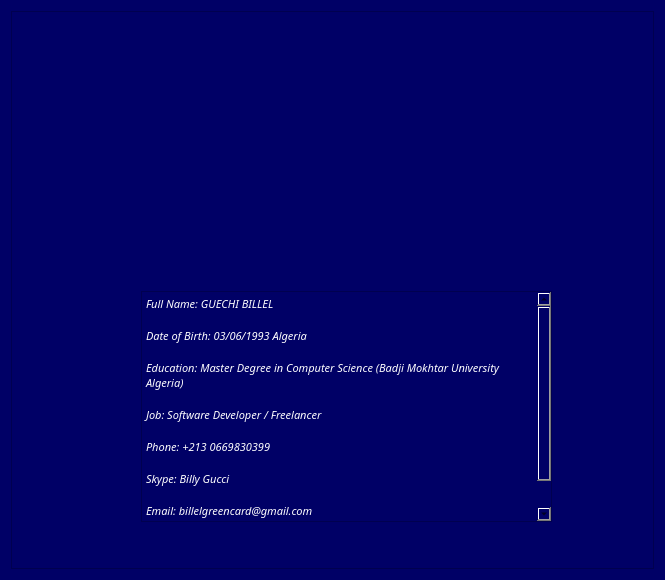
<?xml version="1.0" encoding="UTF-8"?>
<ui version="4.0">
 <class>FormAbout</class>
 <widget class="QWidget" name="FormAbout">
  <property name="geometry">
   <rect>
    <x>0</x>
    <y>0</y>
    <width>665</width>
    <height>580</height>
   </rect>
  </property>
  <property name="windowTitle">
   <string>Form</string>
  </property>
  <property name="styleSheet">
   <string notr="true">background-color: rgb(0, 0, 102);</string>
  </property>
  <layout class="QVBoxLayout" name="verticalLayout">
   <item>
    <widget class="QFrame" name="frame">
     <property name="frameShape">
      <enum>QFrame::StyledPanel</enum>
     </property>
     <property name="frameShadow">
      <enum>QFrame::Raised</enum>
     </property>
     <widget class="QLabel" name="py_photo">
      <property name="geometry">
       <rect>
        <x>210</x>
        <y>20</y>
        <width>221</width>
        <height>221</height>
       </rect>
      </property>
      <property name="text">
       <string/>
      </property>
      <property name="pixmap">
       <pixmap>Icons/Skype.jpg</pixmap>
      </property>
      <property name="scaledContents">
       <bool>true</bool>
      </property>
     </widget>
     <widget class="QTextBrowser" name="textBrowser">
      <property name="geometry">
       <rect>
        <x>130</x>
        <y>280</y>
        <width>411</width>
        <height>231</height>
       </rect>
      </property>
      <property name="palette">
       <palette>
        <active>
         <colorrole role="Button">
          <brush brushstyle="SolidPattern">
           <color alpha="255">
            <red>0</red>
            <green>0</green>
            <blue>102</blue>
           </color>
          </brush>
         </colorrole>
         <colorrole role="Text">
          <brush brushstyle="SolidPattern">
           <color alpha="255">
            <red>255</red>
            <green>255</green>
            <blue>255</blue>
           </color>
          </brush>
         </colorrole>
         <colorrole role="Base">
          <brush brushstyle="SolidPattern">
           <color alpha="255">
            <red>0</red>
            <green>0</green>
            <blue>102</blue>
           </color>
          </brush>
         </colorrole>
         <colorrole role="Window">
          <brush brushstyle="SolidPattern">
           <color alpha="255">
            <red>0</red>
            <green>0</green>
            <blue>102</blue>
           </color>
          </brush>
         </colorrole>
         <colorrole role="PlaceholderText">
          <brush brushstyle="SolidPattern">
           <color alpha="128">
            <red>255</red>
            <green>255</green>
            <blue>255</blue>
           </color>
          </brush>
         </colorrole>
        </active>
        <inactive>
         <colorrole role="Button">
          <brush brushstyle="SolidPattern">
           <color alpha="255">
            <red>0</red>
            <green>0</green>
            <blue>102</blue>
           </color>
          </brush>
         </colorrole>
         <colorrole role="Text">
          <brush brushstyle="SolidPattern">
           <color alpha="255">
            <red>255</red>
            <green>255</green>
            <blue>255</blue>
           </color>
          </brush>
         </colorrole>
         <colorrole role="Base">
          <brush brushstyle="SolidPattern">
           <color alpha="255">
            <red>0</red>
            <green>0</green>
            <blue>102</blue>
           </color>
          </brush>
         </colorrole>
         <colorrole role="Window">
          <brush brushstyle="SolidPattern">
           <color alpha="255">
            <red>0</red>
            <green>0</green>
            <blue>102</blue>
           </color>
          </brush>
         </colorrole>
         <colorrole role="PlaceholderText">
          <brush brushstyle="SolidPattern">
           <color alpha="128">
            <red>255</red>
            <green>255</green>
            <blue>255</blue>
           </color>
          </brush>
         </colorrole>
        </inactive>
        <disabled>
         <colorrole role="Button">
          <brush brushstyle="SolidPattern">
           <color alpha="255">
            <red>0</red>
            <green>0</green>
            <blue>102</blue>
           </color>
          </brush>
         </colorrole>
         <colorrole role="Text">
          <brush brushstyle="SolidPattern">
           <color alpha="255">
            <red>120</red>
            <green>120</green>
            <blue>120</blue>
           </color>
          </brush>
         </colorrole>
         <colorrole role="Base">
          <brush brushstyle="SolidPattern">
           <color alpha="255">
            <red>0</red>
            <green>0</green>
            <blue>102</blue>
           </color>
          </brush>
         </colorrole>
         <colorrole role="Window">
          <brush brushstyle="SolidPattern">
           <color alpha="255">
            <red>0</red>
            <green>0</green>
            <blue>102</blue>
           </color>
          </brush>
         </colorrole>
         <colorrole role="PlaceholderText">
          <brush brushstyle="SolidPattern">
           <color alpha="128">
            <red>0</red>
            <green>0</green>
            <blue>0</blue>
           </color>
          </brush>
         </colorrole>
        </disabled>
       </palette>
      </property>
      <property name="font">
       <font>
        <family>Candara</family>
        <pointsize>10</pointsize>
        <weight>75</weight>
        <bold>true</bold>
       </font>
      </property>
      <property name="autoFillBackground">
       <bool>false</bool>
      </property>
      <property name="html">
       <string>&lt;!DOCTYPE HTML PUBLIC &quot;-//W3C//DTD HTML 4.0//EN&quot; &quot;http://www.w3.org/TR/REC-html40/strict.dtd&quot;&gt;
&lt;html&gt;&lt;head&gt;&lt;meta name=&quot;qrichtext&quot; content=&quot;1&quot; /&gt;&lt;style type=&quot;text/css&quot;&gt;
p, li { white-space: pre-wrap; }
&lt;/style&gt;&lt;/head&gt;&lt;body style=&quot; font-family:'Candara'; font-size:10pt; font-weight:600; font-style:normal;&quot;&gt;
&lt;p style=&quot; margin-top:0px; margin-bottom:0px; margin-left:0px; margin-right:0px; -qt-block-indent:0; text-indent:0px;&quot;&gt;&lt;span style=&quot; font-family:'MS Shell Dlg 2'; font-size:8pt; font-weight:400; font-style:italic;&quot;&gt;Full Name: GUECHI BILLEL&lt;/span&gt;&lt;/p&gt;
&lt;p style=&quot;-qt-paragraph-type:empty; margin-top:0px; margin-bottom:0px; margin-left:0px; margin-right:0px; -qt-block-indent:0; text-indent:0px; font-family:'MS Shell Dlg 2'; font-size:8pt; font-weight:400; font-style:italic;&quot;&gt;&lt;br /&gt;&lt;/p&gt;
&lt;p style=&quot; margin-top:0px; margin-bottom:0px; margin-left:0px; margin-right:0px; -qt-block-indent:0; text-indent:0px;&quot;&gt;&lt;span style=&quot; font-family:'MS Shell Dlg 2'; font-size:8pt; font-weight:400; font-style:italic;&quot;&gt;Date of Birth: 03/06/1993 Algeria&lt;/span&gt;&lt;/p&gt;
&lt;p style=&quot;-qt-paragraph-type:empty; margin-top:0px; margin-bottom:0px; margin-left:0px; margin-right:0px; -qt-block-indent:0; text-indent:0px; font-family:'MS Shell Dlg 2'; font-size:8pt; font-weight:400; font-style:italic;&quot;&gt;&lt;br /&gt;&lt;/p&gt;
&lt;p style=&quot; margin-top:0px; margin-bottom:0px; margin-left:0px; margin-right:0px; -qt-block-indent:0; text-indent:0px;&quot;&gt;&lt;span style=&quot; font-family:'MS Shell Dlg 2'; font-size:8pt; font-weight:400; font-style:italic;&quot;&gt;Education: Master Degree in Computer Science (Badji Mokhtar University Algeria)&lt;/span&gt;&lt;/p&gt;
&lt;p style=&quot;-qt-paragraph-type:empty; margin-top:0px; margin-bottom:0px; margin-left:0px; margin-right:0px; -qt-block-indent:0; text-indent:0px; font-family:'MS Shell Dlg 2'; font-size:8pt; font-weight:400; font-style:italic;&quot;&gt;&lt;br /&gt;&lt;/p&gt;
&lt;p style=&quot; margin-top:0px; margin-bottom:0px; margin-left:0px; margin-right:0px; -qt-block-indent:0; text-indent:0px;&quot;&gt;&lt;span style=&quot; font-family:'MS Shell Dlg 2'; font-size:8pt; font-weight:400; font-style:italic;&quot;&gt;Job: Software Developer / Freelancer&lt;/span&gt;&lt;/p&gt;
&lt;p style=&quot;-qt-paragraph-type:empty; margin-top:0px; margin-bottom:0px; margin-left:0px; margin-right:0px; -qt-block-indent:0; text-indent:0px; font-family:'MS Shell Dlg 2'; font-size:8pt; font-weight:400; font-style:italic;&quot;&gt;&lt;br /&gt;&lt;/p&gt;
&lt;p style=&quot; margin-top:0px; margin-bottom:0px; margin-left:0px; margin-right:0px; -qt-block-indent:0; text-indent:0px;&quot;&gt;&lt;span style=&quot; font-family:'MS Shell Dlg 2'; font-size:8pt; font-weight:400; font-style:italic;&quot;&gt;Phone: +213 0669830399&lt;/span&gt;&lt;/p&gt;
&lt;p style=&quot;-qt-paragraph-type:empty; margin-top:0px; margin-bottom:0px; margin-left:0px; margin-right:0px; -qt-block-indent:0; text-indent:0px; font-family:'MS Shell Dlg 2'; font-size:8pt; font-weight:400; font-style:italic;&quot;&gt;&lt;br /&gt;&lt;/p&gt;
&lt;p style=&quot; margin-top:0px; margin-bottom:0px; margin-left:0px; margin-right:0px; -qt-block-indent:0; text-indent:0px;&quot;&gt;&lt;span style=&quot; font-family:'MS Shell Dlg 2'; font-size:8pt; font-weight:400; font-style:italic;&quot;&gt;Skype: Billy Gucci&lt;/span&gt;&lt;/p&gt;
&lt;p style=&quot;-qt-paragraph-type:empty; margin-top:0px; margin-bottom:0px; margin-left:0px; margin-right:0px; -qt-block-indent:0; text-indent:0px; font-family:'MS Shell Dlg 2'; font-size:8pt; font-weight:400; font-style:italic;&quot;&gt;&lt;br /&gt;&lt;/p&gt;
&lt;p style=&quot; margin-top:0px; margin-bottom:0px; margin-left:0px; margin-right:0px; -qt-block-indent:0; text-indent:0px;&quot;&gt;&lt;span style=&quot; font-family:'MS Shell Dlg 2'; font-size:8pt; font-weight:400; font-style:italic;&quot;&gt;Email: billelgreencard@gmail.com&lt;/span&gt;&lt;/p&gt;
&lt;p style=&quot;-qt-paragraph-type:empty; margin-top:0px; margin-bottom:0px; margin-left:0px; margin-right:0px; -qt-block-indent:0; text-indent:0px; font-family:'MS Shell Dlg 2'; font-size:8pt; font-weight:400; font-style:italic;&quot;&gt;&lt;br /&gt;&lt;/p&gt;
&lt;p style=&quot; margin-top:0px; margin-bottom:0px; margin-left:0px; margin-right:0px; -qt-block-indent:0; text-indent:0px;&quot;&gt;&lt;span style=&quot; font-family:'MS Shell Dlg 2'; font-size:8pt; font-weight:400; font-style:italic;&quot;&gt;Linkedin: @BILLEL GUECHI&lt;/span&gt;&lt;/p&gt;&lt;/body&gt;&lt;/html&gt;</string>
      </property>
     </widget>
    </widget>
   </item>
  </layout>
 </widget>
 <resources/>
 <connections/>
</ui>
